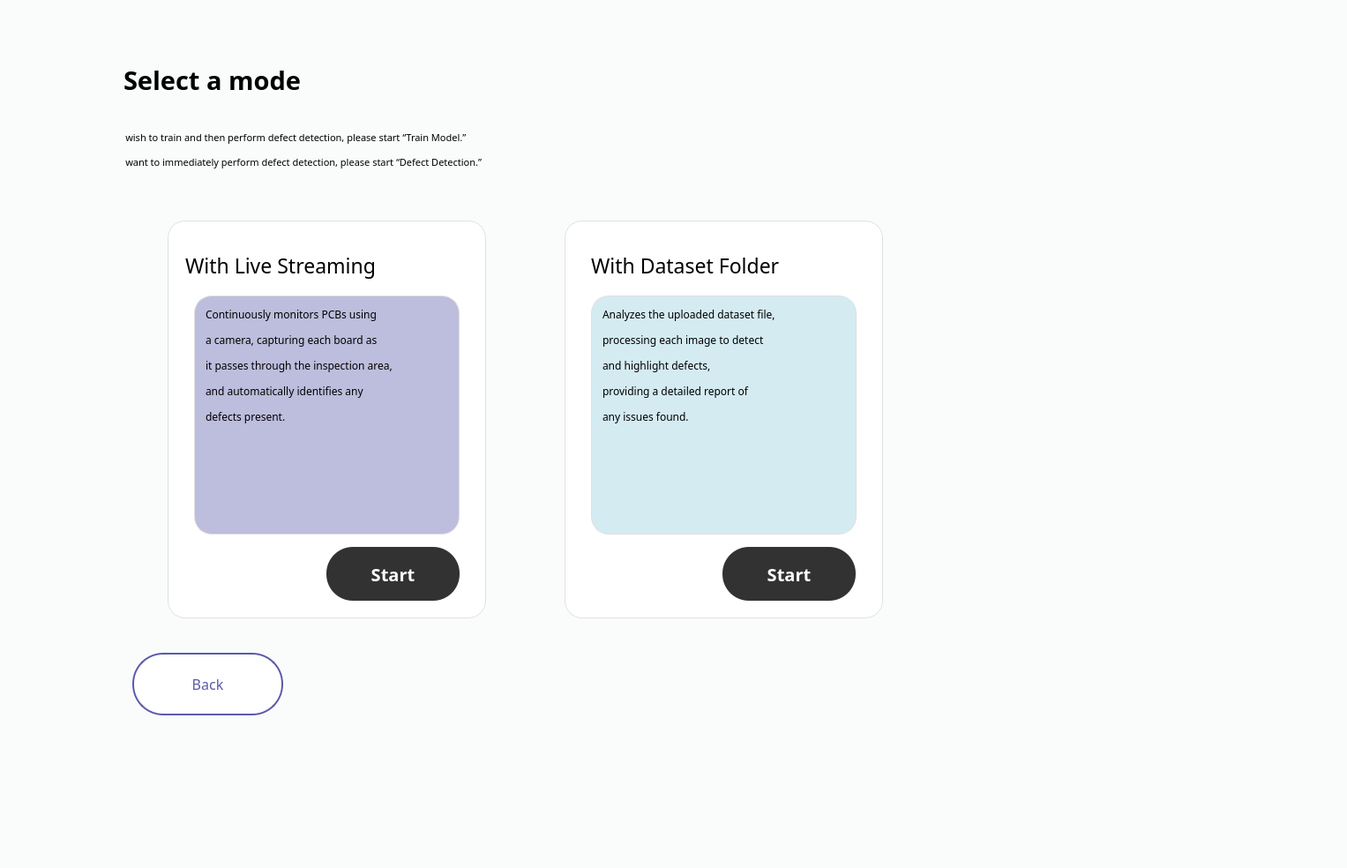
<?xml version="1.0" encoding="UTF-8"?>
<ui version="4.0">
 <class>MainWindow</class>
 <widget class="QMainWindow" name="MainWindow">
  <property name="geometry">
   <rect>
    <x>0</x>
    <y>0</y>
    <width>1527</width>
    <height>984</height>
   </rect>
  </property>
  <property name="windowTitle">
   <string>ORAIL GPS</string>
  </property>
  <property name="windowIcon">
   <iconset resource="res.qrc">
    <normaloff>:/icons/orail.png</normaloff>:/icons/orail.png</iconset>
  </property>
  <property name="styleSheet">
   <string notr="true">background-color: #FAFCFB;</string>
  </property>
  <widget class="QWidget" name="centralwidget">
   <widget class="QStackedWidget" name="stackedWidget">
    <property name="geometry">
     <rect>
      <x>140</x>
      <y>-20</y>
      <width>1241</width>
      <height>1000</height>
     </rect>
    </property>
    <property name="contextMenuPolicy">
     <enum>Qt::NoContextMenu</enum>
    </property>
    <property name="currentIndex">
     <number>0</number>
    </property>
    <widget class="QWidget" name="page_3">
     <widget class="QLabel" name="title_lb_5">
      <property name="geometry">
       <rect>
        <x>0</x>
        <y>80</y>
        <width>411</width>
        <height>61</height>
       </rect>
      </property>
      <property name="font">
       <font>
        <family>Bahnschrift Light</family>
        <pointsize>22</pointsize>
        <weight>75</weight>
        <bold>true</bold>
       </font>
      </property>
      <property name="text">
       <string>Select a mode</string>
      </property>
     </widget>
     <widget class="QLabel" name="label_2">
      <property name="geometry">
       <rect>
        <x>-30</x>
        <y>160</y>
        <width>611</width>
        <height>61</height>
       </rect>
      </property>
      <property name="font">
       <font>
        <family>Bahnschrift Light</family>
       </font>
      </property>
      <property name="text">
       <string>&lt;html&gt;&lt;head/&gt;&lt;body&gt;&lt;p&gt;&lt;span style=&quot; font-size:8pt;&quot;&gt;If you wish to train and then &lt;/span&gt;&lt;span style=&quot; font-size:8pt;&quot;&gt;perform defect detection&lt;/span&gt;&lt;span style=&quot; font-size:8pt;&quot;&gt;, please start “Train Model.”&lt;/span&gt;&lt;/p&gt;&lt;p&gt;&lt;span style=&quot; font-size:8pt;&quot;&gt;If you want to immediately perform defect detection, please start “Defect Detection.”&lt;/span&gt;&lt;/p&gt;&lt;/body&gt;&lt;/html&gt;</string>
      </property>
     </widget>
     <widget class="QGroupBox" name="groupBox">
      <property name="geometry">
       <rect>
        <x>10</x>
        <y>230</y>
        <width>921</width>
        <height>541</height>
       </rect>
      </property>
      <property name="styleSheet">
       <string notr="true">border:none;</string>
      </property>
      <property name="title">
       <string/>
      </property>
      <widget class="QWidget" name="start_widget_3" native="true">
       <property name="geometry">
        <rect>
         <x>490</x>
         <y>40</y>
         <width>361</width>
         <height>451</height>
        </rect>
       </property>
       <property name="styleSheet">
        <string notr="true">QWidget {
    border: 1px solid #E0E0E0;
    border-radius: 20px;
    background-color: white;
}
</string>
       </property>
       <widget class="QPushButton" name="start_btn_3">
        <property name="geometry">
         <rect>
          <x>179</x>
          <y>370</y>
          <width>151</width>
          <height>61</height>
         </rect>
        </property>
        <property name="font">
         <font>
          <family>Bahnschrift SemiBold</family>
          <pointsize>-1</pointsize>
          <weight>75</weight>
          <bold>true</bold>
         </font>
        </property>
        <property name="styleSheet">
         <string notr="true">QPushButton {
    background-color: rgb(50, 50, 50);    /* 기존보다 조금 더 밝은 회색 */
    color: rgb(255, 255, 255);            /* 흰색 글씨 */
    border-radius: 30px;                  /* 둥글게 */
    padding: 10px 20px;                   /* 버튼 안쪽 여백 */
    font-size: 20px;
    font-weight: bold;
    border: none;
}

QPushButton:hover {
    background-color: rgb(70, 70, 70);    /* 호버 시 살짝 더 밝게 */
}

QPushButton:pressed {
    background-color: rgb(40, 40, 40);    /* 클릭 시 살짝 어둡게 */
}
</string>
        </property>
        <property name="text">
         <string>Start</string>
        </property>
       </widget>
       <widget class="QWidget" name="widget_6" native="true">
        <property name="geometry">
         <rect>
          <x>30</x>
          <y>85</y>
          <width>301</width>
          <height>271</height>
         </rect>
        </property>
        <property name="styleSheet">
         <string notr="true">border-radius: 20px;
background-color:#d4ebf2;</string>
        </property>
        <widget class="QLabel" name="title_lb_10">
         <property name="geometry">
          <rect>
           <x>13</x>
           <y>13</y>
           <width>281</width>
           <height>222</height>
          </rect>
         </property>
         <property name="font">
          <font>
           <family>Bahnschrift Light</family>
           <pointsize>9</pointsize>
          </font>
         </property>
         <property name="styleSheet">
          <string notr="true">border: none;
background-color: transparent;
</string>
         </property>
         <property name="text">
          <string>&lt;html&gt;&lt;head/&gt;&lt;body&gt;&lt;p&gt;Analyzes the uploaded dataset file, &lt;/p&gt;&lt;p&gt;processing each image to detect &lt;/p&gt;&lt;p&gt;and highlight defects, &lt;/p&gt;&lt;p&gt;providing a detailed report of &lt;/p&gt;&lt;p&gt;any issues found.&lt;/p&gt;&lt;/body&gt;&lt;/html&gt;</string>
         </property>
         <property name="alignment">
          <set>Qt::AlignLeading|Qt::AlignLeft|Qt::AlignTop</set>
         </property>
        </widget>
       </widget>
       <widget class="QLabel" name="title_lb_11">
        <property name="geometry">
         <rect>
          <x>30</x>
          <y>20</y>
          <width>331</width>
          <height>61</height>
         </rect>
        </property>
        <property name="font">
         <font>
          <family>Bahnschrift Light</family>
          <pointsize>17</pointsize>
         </font>
        </property>
        <property name="styleSheet">
         <string notr="true">border: none;
background-color: transparent;
</string>
        </property>
        <property name="text">
         <string>With Dataset Folder</string>
        </property>
       </widget>
      </widget>
      <widget class="QWidget" name="start_widget_2" native="true">
       <property name="geometry">
        <rect>
         <x>40</x>
         <y>40</y>
         <width>361</width>
         <height>451</height>
        </rect>
       </property>
       <property name="styleSheet">
        <string notr="true">QWidget {
    border: 1px solid #E0E0E0;
    border-radius: 20px;
    background-color: white;
}
</string>
       </property>
       <widget class="QPushButton" name="start_btn_2">
        <property name="geometry">
         <rect>
          <x>180</x>
          <y>370</y>
          <width>151</width>
          <height>61</height>
         </rect>
        </property>
        <property name="font">
         <font>
          <family>Bahnschrift SemiBold</family>
          <pointsize>-1</pointsize>
          <weight>75</weight>
          <bold>true</bold>
         </font>
        </property>
        <property name="styleSheet">
         <string notr="true">QPushButton {
    background-color: rgb(50, 50, 50);    /* 기존보다 조금 더 밝은 회색 */
    color: rgb(255, 255, 255);            /* 흰색 글씨 */
    border-radius: 30px;                  /* 둥글게 */
    padding: 10px 20px;                   /* 버튼 안쪽 여백 */
    font-size: 20px;
    font-weight: bold;
    border: none;
}

QPushButton:hover {
    background-color: rgb(70, 70, 70);    /* 호버 시 살짝 더 밝게 */
}

QPushButton:pressed {
    background-color: rgb(40, 40, 40);    /* 클릭 시 살짝 어둡게 */
}
</string>
        </property>
        <property name="text">
         <string>Start</string>
        </property>
       </widget>
       <widget class="QWidget" name="widget_5" native="true">
        <property name="geometry">
         <rect>
          <x>30</x>
          <y>85</y>
          <width>301</width>
          <height>271</height>
         </rect>
        </property>
        <property name="styleSheet">
         <string notr="true">border-radius: 20px;
background-color:#bdbddd;</string>
        </property>
        <widget class="QLabel" name="title_lb_8">
         <property name="geometry">
          <rect>
           <x>13</x>
           <y>13</y>
           <width>331</width>
           <height>222</height>
          </rect>
         </property>
         <property name="font">
          <font>
           <family>Bahnschrift Light</family>
           <pointsize>9</pointsize>
          </font>
         </property>
         <property name="styleSheet">
          <string notr="true">border: none;
background-color: transparent;
</string>
         </property>
         <property name="text">
          <string>&lt;html&gt;&lt;head/&gt;&lt;body&gt;&lt;p&gt;Continuously monitors PCBs using &lt;/p&gt;&lt;p&gt;a camera,  capturing each board as&lt;/p&gt;&lt;p&gt;it passes through the inspection area, &lt;/p&gt;&lt;p&gt;and automatically identifies any &lt;/p&gt;&lt;p&gt;defects present.&lt;/p&gt;&lt;p&gt;&lt;br/&gt;&lt;/p&gt;&lt;p&gt;&lt;br/&gt;&lt;/p&gt;&lt;/body&gt;&lt;/html&gt;</string>
         </property>
         <property name="alignment">
          <set>Qt::AlignLeading|Qt::AlignLeft|Qt::AlignTop</set>
         </property>
        </widget>
       </widget>
       <widget class="QLabel" name="title_lb_9">
        <property name="geometry">
         <rect>
          <x>20</x>
          <y>20</y>
          <width>341</width>
          <height>61</height>
         </rect>
        </property>
        <property name="font">
         <font>
          <family>Bahnschrift Light</family>
          <pointsize>17</pointsize>
         </font>
        </property>
        <property name="styleSheet">
         <string notr="true">border: none;
background-color: transparent;
</string>
        </property>
        <property name="text">
         <string>With Live Streaming</string>
        </property>
       </widget>
      </widget>
     </widget>
     <widget class="QPushButton" name="back_btn">
      <property name="geometry">
       <rect>
        <x>10</x>
        <y>760</y>
        <width>171</width>
        <height>71</height>
       </rect>
      </property>
      <property name="font">
       <font>
        <family>Bahnschrift Light</family>
        <pointsize>12</pointsize>
        <weight>50</weight>
        <bold>false</bold>
       </font>
      </property>
      <property name="styleSheet">
       <string notr="true">QPushButton {
    color: #5b5aaa;
    background-color: #FFFFFF;
    border: 2px solid #5b5aaa;
    border-radius: 35px;
}

QPushButton:hover {
    background-color: #bdbddd;
    color: #5b5aaa;
    border: 2px solid #5b5aaa;
}
</string>
      </property>
      <property name="text">
       <string>Back</string>
      </property>
     </widget>
    </widget>
    <widget class="QWidget" name="page_4"/>
   </widget>
  </widget>
  <widget class="QMenuBar" name="menubar">
   <property name="geometry">
    <rect>
     <x>0</x>
     <y>0</y>
     <width>1527</width>
     <height>21</height>
    </rect>
   </property>
  </widget>
  <widget class="QStatusBar" name="statusbar"/>
 </widget>
 <resources>
  <include location="res.qrc"/>
 </resources>
 <connections/>
</ui>
